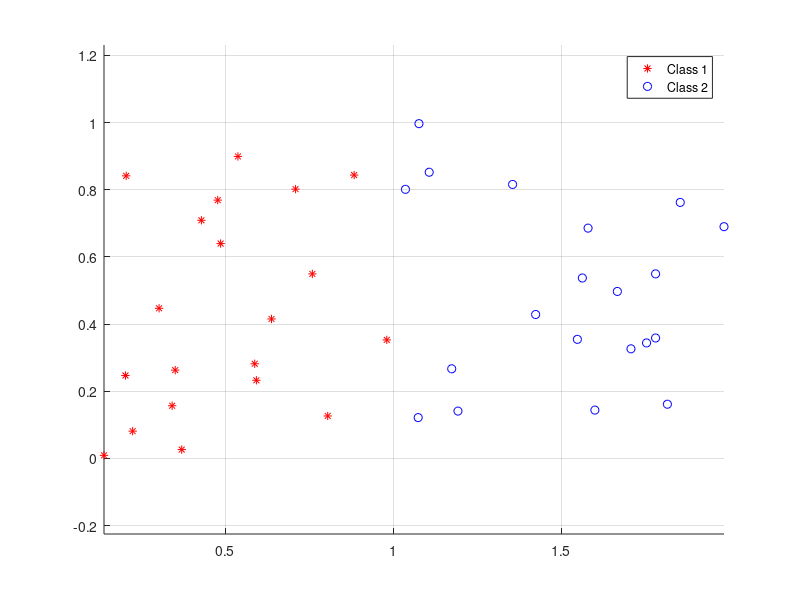

Write MATLAB code to recreate this figure. (Note: this script raises an error after producing the figure.)
%%	Group 1 - Assignment 1
%	Anirudh Gupta     -  6607652
%	Maria Panoukidou  -  6607946
%	Sudip Sinha       -  6609779

%%	Initialize
clear all; clf; clc;

%%	Part (a)   	Prepare the dataset and the classifier.
%	Generate data
n1 = 20; train_data_class1 = rand(n1,2);
n2 = 20; train_data_class2 = rand(n2,2) + ones(n2,2)*[1 0; 0 0];
train_data = [train_data_class1 ; train_data_class2];
train_label(1:n1,1) = 1;
train_label(n1+1:n1+n2,1) = 2;

%	Visualize the data
figure(1); clf; hold all; axis equal;
plot(train_data(1:n1,1), train_data(1:n1,2), 'r*');
plot(train_data(n1+1:n1+n2,1), train_data(n1+1:n1+n2,2), 'bo');
legend('Class 1', 'Class 2');
grid on;

%	Generate test points
n = 100;
test_data = [rand(n,2); rand(n,2) + ones(n,2)*[1 0; 0 0]];
test_label(1:n,1) = 1;
test_label(n+1:2*n,1) = 2;


%%	Part (b)   	Test the classifier.
%	Test the classifier.
k_values = [1, 3, 5, 7, 10, 15, 20];
errTrain = zeros(length(k_values), 1);
errTest = zeros(length(k_values), 1);
for i = 1:length(k_values)
	predTrain = knnClassify(train_data, train_label, train_data, k_values(i));
	predTest  = knnClassify(train_data, train_label, test_data,  k_values(i));
	errTrain(i) = loss01(predTrain, train_label);
	errTest(i)  = loss01(predTest, test_label);
end

%	Plot the training and the test errors.
figure(2); hold all;
plot(k_values, errTrain, 'r*:');
plot(k_values, errTest,  'b.-');

%	Plot the prediction for the best 'k'.
[~, bestIdx] = min(errTest);
bestk = k_values(bestIdx);
predTest  = knnClassify(train_data, train_label, test_data,  bestk);

figure(3); clf; hold all; axis equal;
pred_class1 = find(predTest == 1);
pred_class2 = find(predTest == 2);
plot(test_data(pred_class1, 1), test_data(pred_class1, 2), 'r*');
plot(test_data(pred_class2, 1), test_data(pred_class2, 2), 'bo');
plot([1 1], [0 1], 'k');
